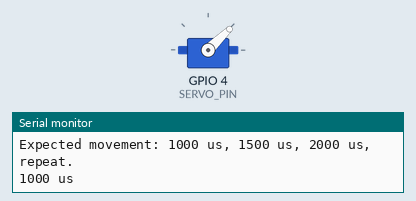
Simulated run of this sketch. Board: ESP32-S3. On the bench: servo, the last lines printed to the serial monitor. Servo pulses on a pin are drawn as a servo (544–2400 µs = 0–180°).

Above: at 1.05 s.
At 3.25 s:
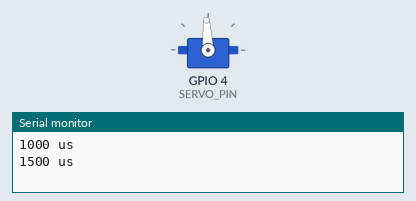
At 5.5 s:
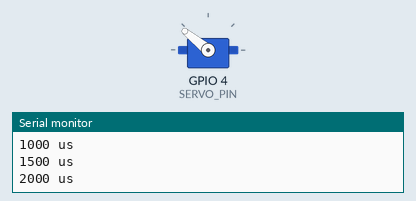
Timing chart, 0 to 6.9 s (numbered marks = the images above):
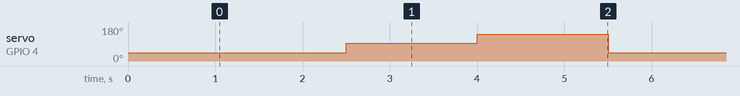

The sketch:

esp32_s3_servo_sweep_test.ino
```cpp
/*
  ESP32-S3 servo sweep test for DS3245 / hobby servo debugging.

  Upload this before debugging the full stabilizer sketch. It proves the ESP32
  GPIO, servo signal wire, shared ground, and servo power are all working.

  Wiring:
    Servo signal  -> GPIO 4 by default
    Servo red     -> external 5-6 V servo supply positive
    Servo ground  -> external servo supply negative
    Servo supply negative -> ESP32 GND
*/

#include <Arduino.h>

#if __has_include(<esp_arduino_version.h>)
  #include <esp_arduino_version.h>
#endif

const int SERVO_PIN = 4;
const int SERVO_PWM_HZ = 50;
const int SERVO_PWM_BITS = 16;
const int SERVO_PWM_CHANNEL = 0; // Used by Arduino-ESP32 2.x only.

void setupServoPwm() {
#if defined(ESP_ARDUINO_VERSION_MAJOR) && ESP_ARDUINO_VERSION_MAJOR >= 3
  ledcAttach(SERVO_PIN, SERVO_PWM_HZ, SERVO_PWM_BITS);
#else
  ledcSetup(SERVO_PWM_CHANNEL, SERVO_PWM_HZ, SERVO_PWM_BITS);
  ledcAttachPin(SERVO_PIN, SERVO_PWM_CHANNEL);
#endif
}

void writeServoUs(int pulseUs) {
  const uint32_t maxDuty = (1UL << SERVO_PWM_BITS) - 1;
  const uint32_t periodUs = 1000000UL / SERVO_PWM_HZ;
  uint32_t duty = (uint32_t)((pulseUs * (uint64_t)maxDuty) / periodUs);

#if defined(ESP_ARDUINO_VERSION_MAJOR) && ESP_ARDUINO_VERSION_MAJOR >= 3
  ledcWrite(SERVO_PIN, duty);
#else
  ledcWrite(SERVO_PWM_CHANNEL, duty);
#endif
}

void setup() {
  Serial.begin(115200);
  delay(1000);
  setupServoPwm();

  Serial.println();
  Serial.println("ESP32-S3 servo sweep test started.");
  Serial.println("Expected movement: 1000 us, 1500 us, 2000 us, repeat.");
}

void loop() {
  Serial.println("1000 us");
  writeServoUs(1000);
  delay(1500);

  Serial.println("1500 us");
  writeServoUs(1500);
  delay(1500);

  Serial.println("2000 us");
  writeServoUs(2000);
  delay(1500);
}
```

Measured:
- by itself, servo on GPIO 4 (SERVO_PIN): repeats every 4.5 s: 141° 1.5 s, 44° 1.5 s, 93° 1.5 s
